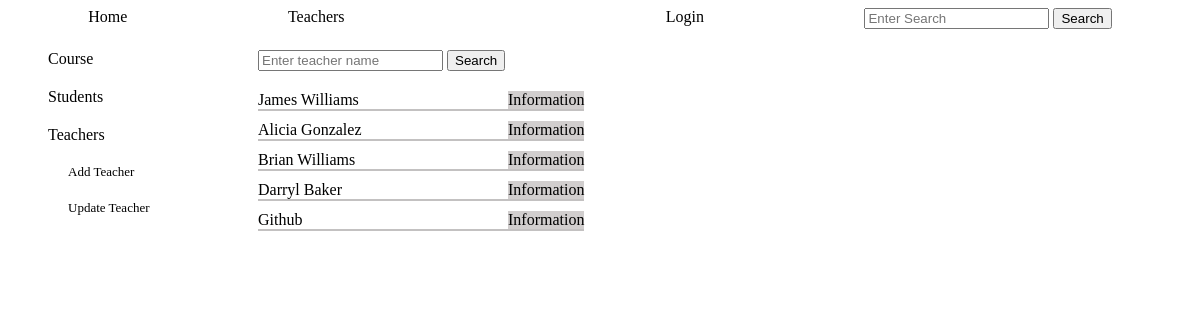
The page /admin_teachers on the database as committed earlier.
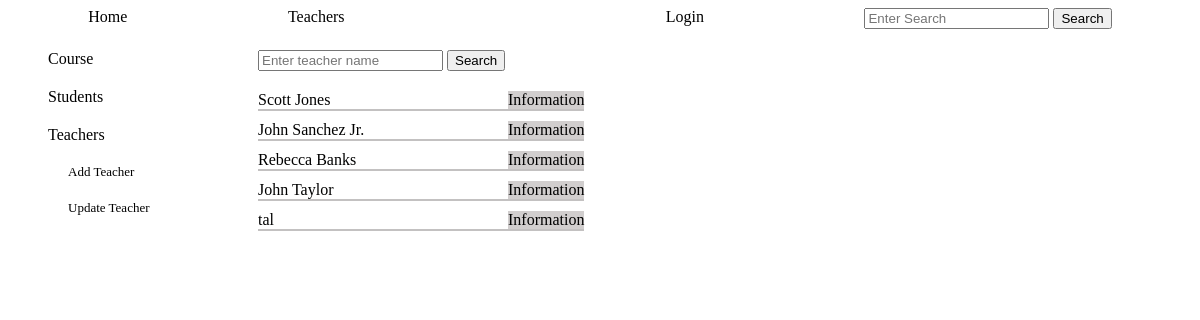
The same page on the database as committed later.
### tables this page shows
CREATE TABLE teachers (
        id INTEGER PRIMARY KEY,
        name TEXT NOT NULL,
        email TEXT NOT NULL UNIQUE,
        phone TEXT
        );

### app.py (the view, shortened to what this page needs)
@app.route('/admin_teachers',methods=['GET', 'POST'])
def admin_teachers(): # teachers information and actions for admin
    log=check_log()
    admin_dict=chek_admin()
    form=['create']
    return render_template('admin_teachers.html', log=log, admin_dict=admin_dict, form=form, teacher_dict='', teachers_objects=create_teachers_objects(crud.read_all('teachers')))

### app.py (called while the page is built)
def check_log(): #check if user is loged in or not
    log_result={}
    if "name" in session:
        link='/logout'
        log='Logout'
        log_result['link']=link
        log_result['log']=log
        return log_result
    else:
        link='/login'
        log='Login'
        log_result['link']=link
        log_result['log']=log
        return log_result

def chek_admin():#chech if user is admin or not
    if "role" in session:
        if session['role']=='admin':
            admin_dict={}
            admin_dict['id']=session['id']
            admin_dict['link']=f"/administrator/{session['id']}"
            admin_dict['word']='Administrator'
            admin_dict['hello']=f"Hello {session['name']}- what do you whant to do?"
            return admin_dict
        else:
            admin_dict=''
            return admin_dict

### crud.py (called while the page is built)
def read_all(table):
    return query(f"SELECT * FROM {table}")

### functions.py (called while the page is built)
def create_teachers_objects(teachers: list):
    teachers_objects=[classes.Teacher(teacher[0], teacher[1], teacher[2], teacher[3]) for teacher in teachers]
    return teachers_objects

### templates/admin_teachers.html (shortened to what this page needs)
{% include "admin_nav_teachers.html" %}
    <div class="admin_teachers_main">
        <div class="main_teacher_search">
            <div class="teacher_search">
                {% for f in form %}
                <form action="" method="POST">
                    <input type="text" name="search" placeholder="Enter teacher name">
                    <input type="submit" value="Search">
                </form>
                {% endfor %}
            </div>
            <div class="teachers_list">
                {% for teacher in teachers_objects %}
                <div class="teacher_info">
                    <span class="teacher_name">{{teacher.name}}</span>
                    <a href="/teacher_info/{{teacher.tid}}">Information</a>
                </div>
                {% endfor %}
            </div>
        </div>
        <div class="main_teacher_info">
            <div class="main_teacher_detail">
            </div>
        </div>
    </div>
</div>

Rows that differ between the two databases and show on the page:
removed teachers: name "Github"
changed teachers: name "James Williams" → "Scott Jones"
changed teachers: name "Alicia Gonzalez" → "John Sanchez Jr."
changed teachers: name "Brian Williams" → "Rebecca Banks"
changed teachers: name "Darryl Baker" → "John Taylor"
added teachers: name "tal"
